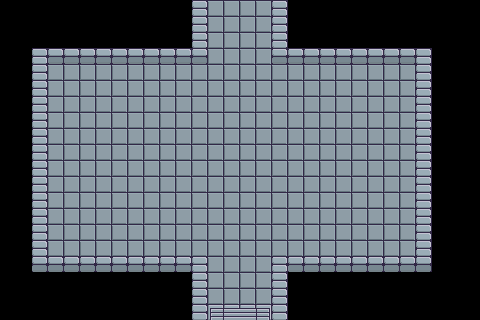

This is a level from a 2D game, rendered from its Tiled map with the project's own tilesets. A one-line summary and the complete map file follow:
An orthogonal 30x20 tile map with 16x16 px tiles, 1 tile layer (Tile Layer 1).

<map version="1.2" tiledversion="1.3.3" orientation="orthogonal" renderorder="right-down" width="30" height="20" tilewidth="16" tileheight="16" infinite="0" nextlayerid="2" nextobjectid="1">
 <tileset firstgid="1" source="../../assets/map/tileset_brootal.tsx" />
 <layer id="1" name="Tile Layer 1" width="30" height="20">
  <data encoding="csv">
0,0,0,0,0,0,0,0,0,0,0,0,4,2,2,2,2,4,0,0,0,0,0,0,0,0,0,0,0,0,
0,79,0,0,0,0,0,0,0,0,0,0,4,2,2,2,2,4,0,0,0,0,0,0,0,0,0,0,0,0,
0,0,0,0,0,0,0,0,0,0,0,0,4,2,2,2,2,4,0,0,0,0,0,0,0,0,0,0,0,0,
0,53,4,5,5,5,5,5,5,5,5,5,5,2,2,2,2,5,5,5,5,5,5,5,5,5,4,0,54,0,
0,53,4,2,2,2,2,2,2,2,2,2,2,2,2,2,2,2,2,2,2,2,2,2,2,2,4,0,54,0,
0,53,4,2,2,2,2,2,2,2,2,2,2,2,2,2,2,2,2,2,2,2,2,2,2,2,4,0,54,0,
0,53,4,2,2,2,2,2,2,2,2,2,2,2,2,2,2,2,2,2,2,2,2,2,2,2,4,0,54,0,
0,53,4,2,2,2,2,2,2,2,2,2,2,2,2,2,2,2,2,2,2,2,2,2,2,2,4,0,54,0,
0,53,4,2,2,2,2,2,2,2,2,2,2,2,2,2,2,2,2,2,2,2,2,2,2,2,4,0,54,0,
0,53,4,2,2,2,2,2,2,2,2,2,2,2,2,2,2,2,2,2,2,2,2,2,2,2,4,0,54,0,
0,53,4,2,2,2,2,2,2,2,2,2,2,2,2,2,2,2,2,2,2,2,2,2,2,2,4,0,54,0,
0,53,4,2,2,2,2,2,2,2,2,2,2,2,2,2,2,2,2,2,2,2,2,2,2,2,4,0,54,0,
0,53,4,2,2,2,2,2,2,2,2,2,2,2,2,2,2,2,2,2,2,2,2,2,2,2,4,0,54,0,
0,53,4,2,2,2,2,2,2,2,2,2,2,2,2,2,2,2,2,2,2,2,2,2,2,2,4,0,54,0,
0,53,4,2,2,2,2,2,2,2,2,2,2,2,2,2,2,2,2,2,2,2,2,2,2,2,4,0,54,0,
0,53,4,2,2,2,2,2,2,2,2,2,2,2,2,2,2,2,2,2,2,2,2,2,2,2,4,0,54,0,
0,53,5,5,5,5,5,5,5,5,5,5,4,2,2,2,2,4,5,5,5,5,5,5,5,5,5,0,54,0,
0,53,0,0,0,0,0,0,0,0,0,0,4,2,2,2,2,4,0,0,0,0,0,0,0,0,0,0,54,0,
0,105,0,0,0,0,0,0,0,0,0,0,4,2,2,2,2,4,0,0,0,0,0,0,0,0,0,0,106,0,
0,0,0,0,0,0,0,0,0,0,0,0,4,16,17,17,18,4,0,0,0,0,0,0,0,0,0,0,0,0
</data>
 </layer>
</map>
